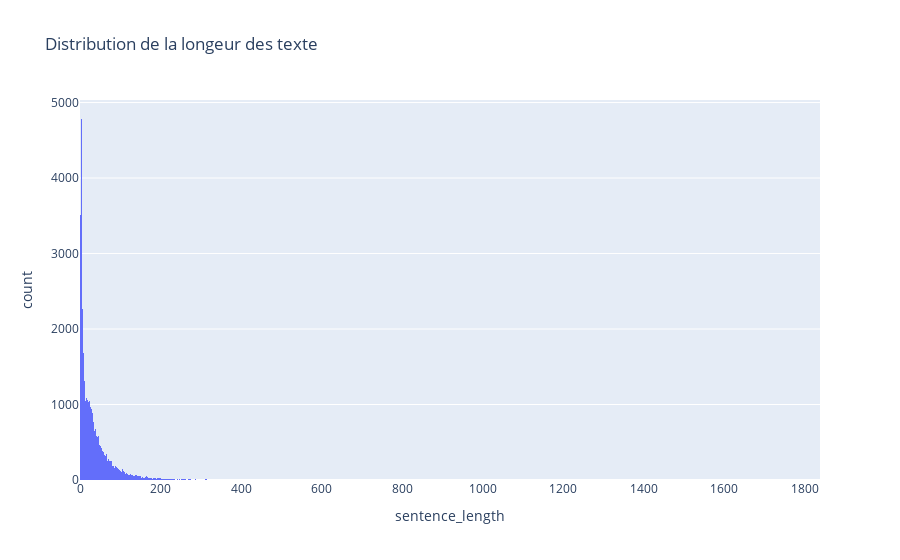

Notebook code for this chart:
### Markdown cell above
**Nous remarquons que le déséquilibre est visible également dans le jeu de donnée d'entrainement**

### Code cell
# Carracteristique de la longueur de nos text

train_df['sentence_length'] = train_df['statement'].apply(lambda x: len(str(x).split()))
fig = px.histogram(train_df, x='sentence_length', title=' Distribution de la longeur des texte')
fig.show()
print(train_df.sentence_length.describe())
print('---------------------------------------------')
print(train_df.isnull().sum())
print(train_df.shape)

### Figure 1 — Plotly figure (JSON) as saved in the notebook; plotly's stock layout.template omitted (floating-point values rounded to 4 significant figures; data arrays with more than 128 entries replaced by an {"elided": "..."} marker saying what was removed)
{"data": [{"alignmentgroup": "True", "bingroup": "x", "hovertemplate": "sentence_length=%{x}<br>count=%{y}<extra></extra>", "legendgroup": "", "marker": {"color": "#636efa", "pattern": {"shape": ""}}, "name": "", "offsetgroup": "", "orientation": "v", "showlegend": false, "type": "histogram", "x": {"elided": "42144 int values"}, "xaxis": "x", "yaxis": "y"}], "layout": {"barmode": "relative", "legend": {"tracegroupgap": 0}, "title": {"text": " Distribution de la longeur des texte"}, "xaxis": {"anchor": "y", "domain": [0, 1], "title": {"text": "sentence_length"}}, "yaxis": {"anchor": "x", "domain": [0, 1], "title": {"text": "count"}}}}
